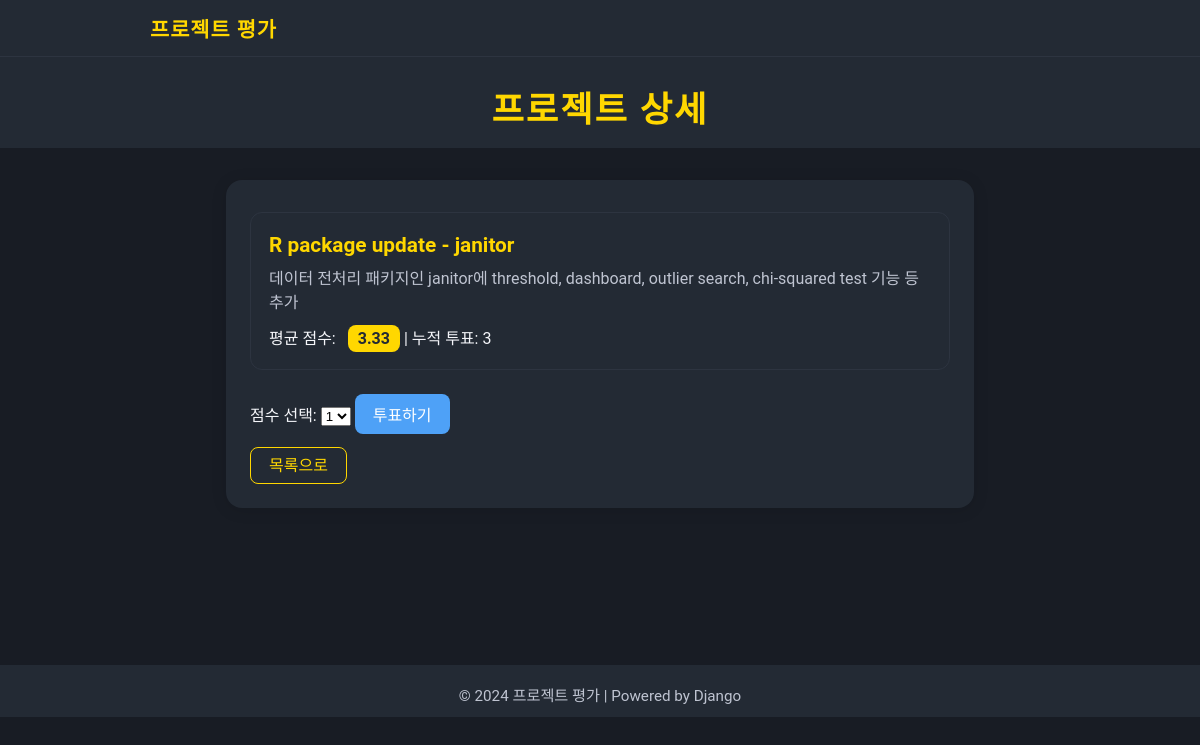
/projects/3/, run on the app's committed database.
### projects/models.py (models this page shows, shortened)
class Project(models.Model):
    title = models.CharField(max_length=200)
    description = models.TextField()
    def average_score(self):
        votes = self.vote_set.all()
        if votes.exists():
            return round(sum(v.score for v in votes) / votes.count(), 2)
        return "평가 없음"

class Vote(models.Model):
    project = models.ForeignKey(Project, on_delete=models.CASCADE)
    score = models.IntegerField(choices=[(i, i) for i in range(1, 6)])
    ip_address = models.GenericIPAddressField()

### projects/views.py (the view)
# urls.py: path('projects/<int:pk>/', views.project_detail, name='project_detail'),
def project_detail(request, pk):
    project = get_object_or_404(Project, pk=pk)
    return render(request, 'projects/project_detail.html', {'project': project})

### projects/templates/projects/project_detail.html (shortened to what this page needs)
{% extends "base.html" %}
{% block content %}
<div class="header">프로젝트 상세</div>
<div class="container">
    <div class="project-card">
        <div class="project-title">{{ project.title }}</div>
        <div class="project-desc">{{ project.description }}</div>
        <div>
            평균 점수:
            <span class="score-badge">{{ project.average_score }}</span>
            | 누적 투표: {{ project.vote_set.count }}
        </div>
    </div>
    <form method="post" action="{% url 'submit_vote' project.pk %}" style="margin-top: 24px;">
        <label for="score">점수 선택:</label>
        <select name="score" id="score">
            <option value="1">1</option>
        </select>
        <button type="submit" class="vote-btn">투표하기</button>
    </form>
    <div style="margin-top: 18px;">
        <a href="{% url 'project_list' %}" class="vote-btn" style="background:#232a34;color:#ffd700;border:1px solid #ffd700;">목록으로</a>
    </div>
</div>
{% endblock %}

### projects/static/css/style.css (style rules this page uses)
body { background: #181c24; color: #f5f6fa; font-family: 'Pretendard', 'Noto Sans KR', 'Roboto', Arial, sans-serif; margin: 0; padding: 0; }
a { color: #4ea1f7; text-decoration: none; transition: color 0.2s; }
.header { background: #232a34; padding: 24px 0 16px 0; text-align: center; font-size: 2.2rem; font-weight: 700; color: #ffd700; letter-spacing: 2px; margin-bottom: 32px; }
.container { max-width: 700px; margin: 0 auto; background: #232a34; border-radius: 16px; box-shadow: 0 2px 16px rgba(0,0,0,0.12); padding: 32px 24px; }
.project-card { background: #232a34; border: 1px solid #2d3440; border-radius: 12px; margin-bottom: 24px; padding: 20px 18px; transition: box-shadow 0.2s; }
.project-title { font-size: 1.3rem; font-weight: 600; color: #ffd700; margin-bottom: 8px; }
.project-desc { color: #bfc4d1; margin-bottom: 12px; }
.vote-btn { background: #4ea1f7; color: #fff; border: none; border-radius: 8px; padding: 8px 18px; font-size: 1rem; cursor: pointer; transition: background 0.2s; }
.score-badge { background: #ffd700; color: #232a34; border-radius: 8px; padding: 4px 10px; font-weight: 700; margin-left: 8px; }

### data on the page
Project: title "R package update - janitor", description "데이터 전처리 패키지인 janitor에 threshold, dashboard, outlier search, chi-squared test 기능 등 추가", average_score "3.33", vote_set.count "3"
